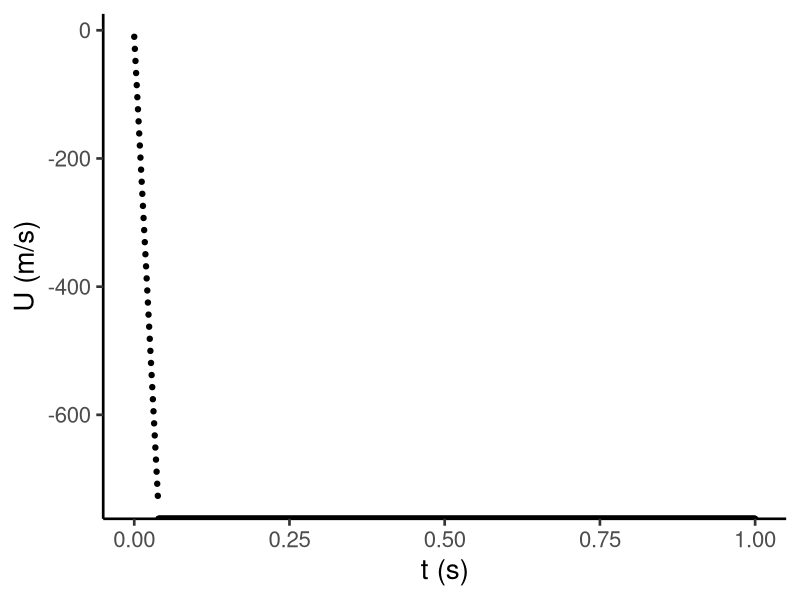
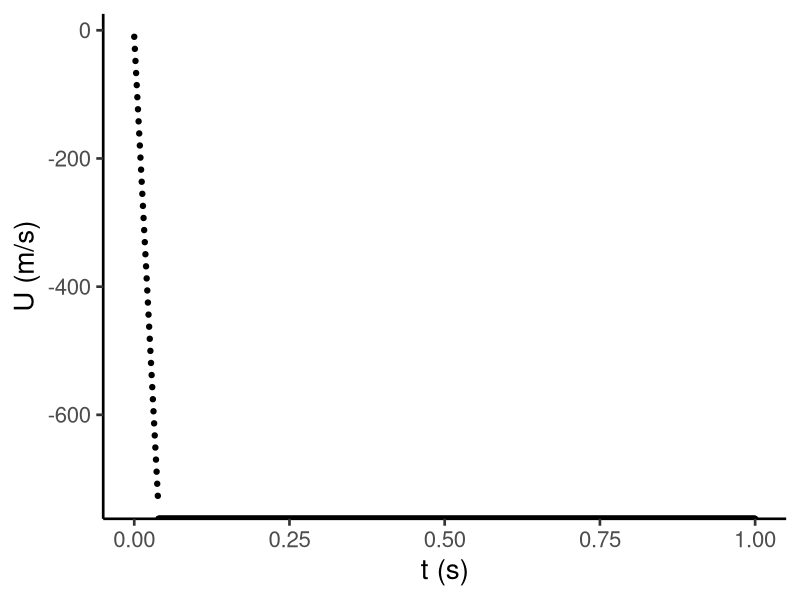
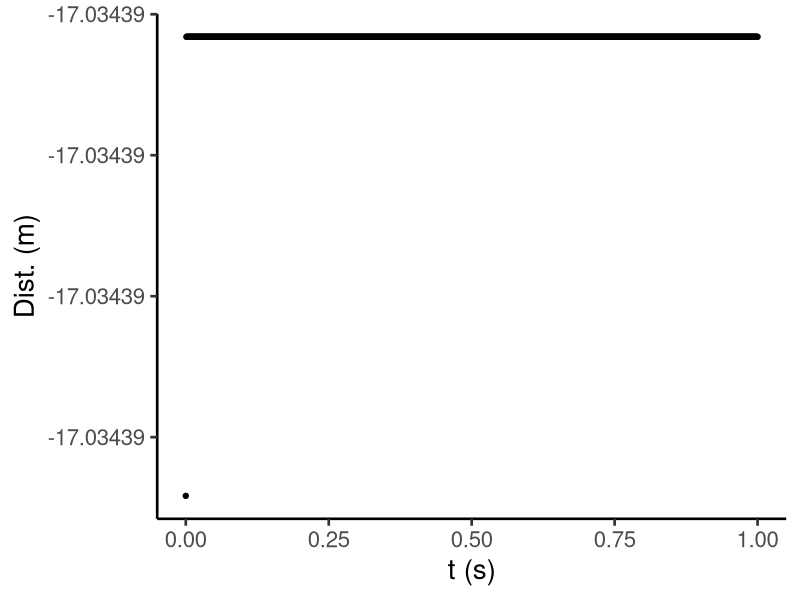
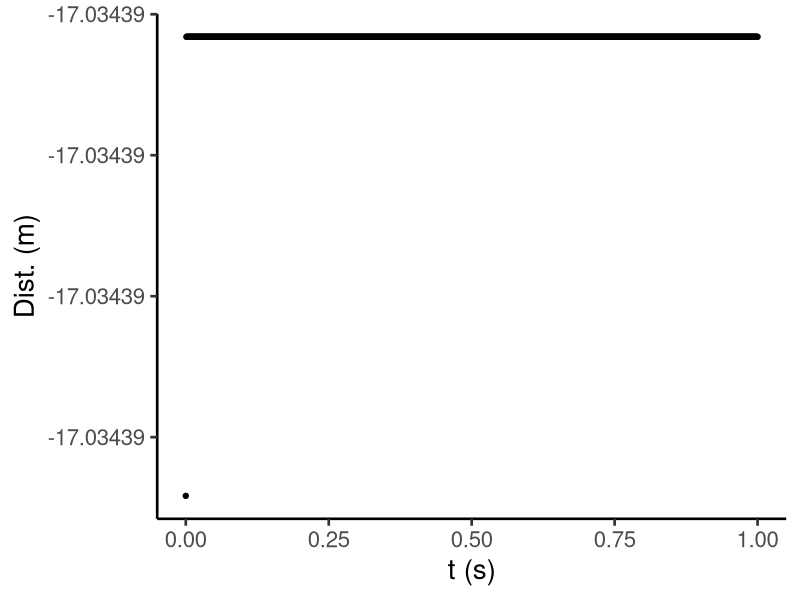
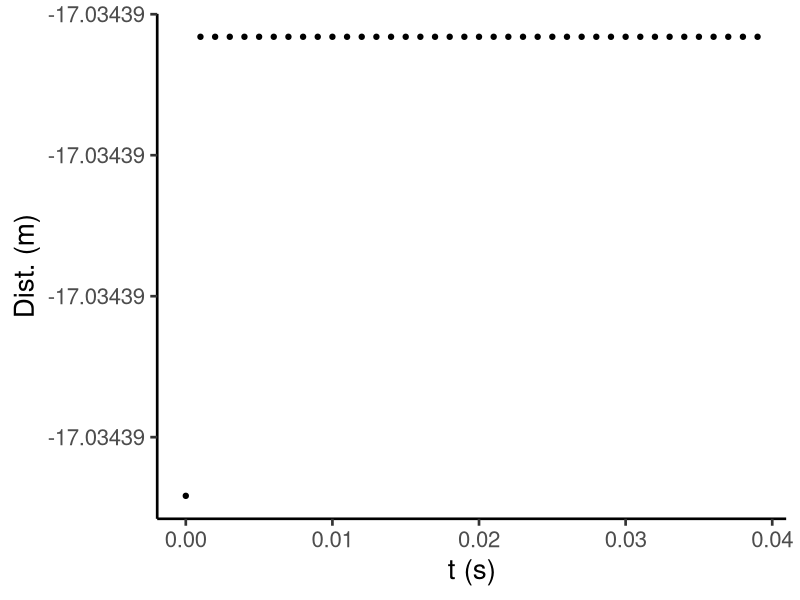
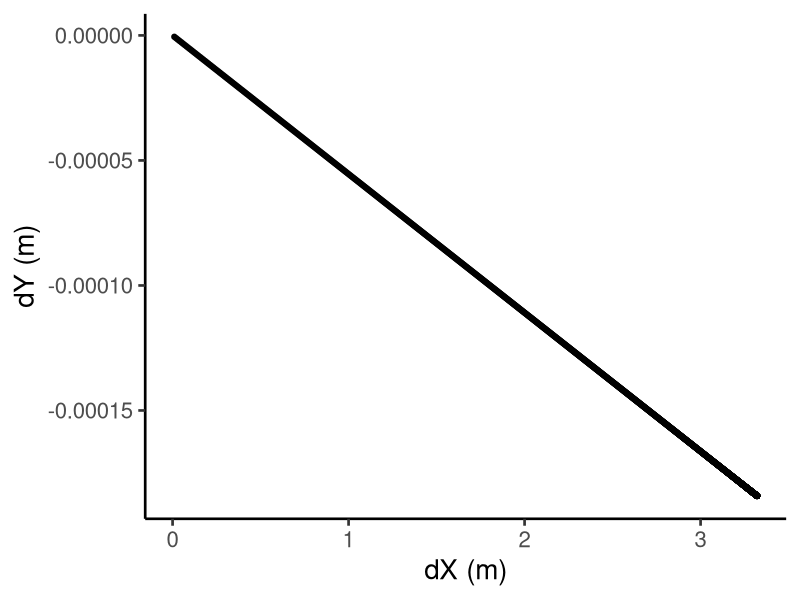

Write R code to recreate these figures, in order.
## ---- chunk 1
library(tidyverse)
library(kableExtra)
library(scales)
## ---- chunk 2
#stride length
knitr::include_graphics("https://static.wixstatic.com/media/f4f67b_7db070f86706435fafb5acca66f8db69~mv2_d_2420_1330_s_2.png/v1/fill/w_527,h_286,al_c,q_85,usm_0.66_1.00_0.01/ReynoldsNumbersOrganisms.webp")

## ---- chunk 3
#stride length
knitr::include_graphics("https://static.wixstatic.com/media/f4f67b_7db070f86706435fafb5acca66f8db69~mv2_d_2420_1330_s_2.png/v1/fill/w_527,h_286,al_c,q_85,usm_0.66_1.00_0.01/ReynoldsNumbersOrganisms.webp")

## ---- chunk 4
#stride length
knitr::include_graphics("https://water.mecc.edu/courses/ENV108/clipart/PAXIT015.jpg")

## ---- chunk 5
#stride length
knitr::include_graphics("https://water.mecc.edu/courses/ENV108/clipart/PAXIT015.jpg")

## ---- chunk 6
u <- function(Uo,m,mu,t,r){
  Uo*exp(-6*pi*r*t*mu/m)
}

t <- seq(0,1,0.001)
Ut <- u(Uo=40*1e-6,m=10^-12,t=t,r=1e-6,mu=1e-3)

p1 <- qplot(t,log(Ut))+theme_classic(20)+ylab("U (m/s)")+xlab("t (s)")
print(p1)

## ---- chunk 7

print(p1)

## ---- chunk 8

dx <- cumsum(Ut*0.001)

p2 <- qplot(t,log(dx))+theme_classic(20)+ylab("Dist. (m)")+xlab("t (s)")

print(p2)

## ---- chunk 9

print(p2)

## ---- chunk 10

print(p2+xlim(c(0,t[which(Ut==0)][1])))

d <- Ut*t

dx[which(Ut==0)[2]-1]

## ---- chunk 11
#stride length
knitr::include_graphics("https://www.botany.one/wp-content/uploads/2019/04/Misc_pollen_colorized.jpg")

## ---- chunk 12

t2 <- seq(0,100,0.001)
uy <- function(Uo,m,mu,t,r,g=9.8){
  Uo*exp(-6*pi*r*t*mu/m-g)*-1}

Uy <- uy(Uo=10,m=12.5*10^-9,t=t2,r=1e-4,mu=2e-5)
Ux <- u(Uo=10,m=12.5*10^-9,t=t2,r=1e-4,mu=2e-5)

dy <- cumsum(Uy*0.001)
dx <- cumsum(Ux*0.001)
qplot(dx,dy)+ylab("dY (m)")+xlab("dX (m)")+theme_classic(20)
